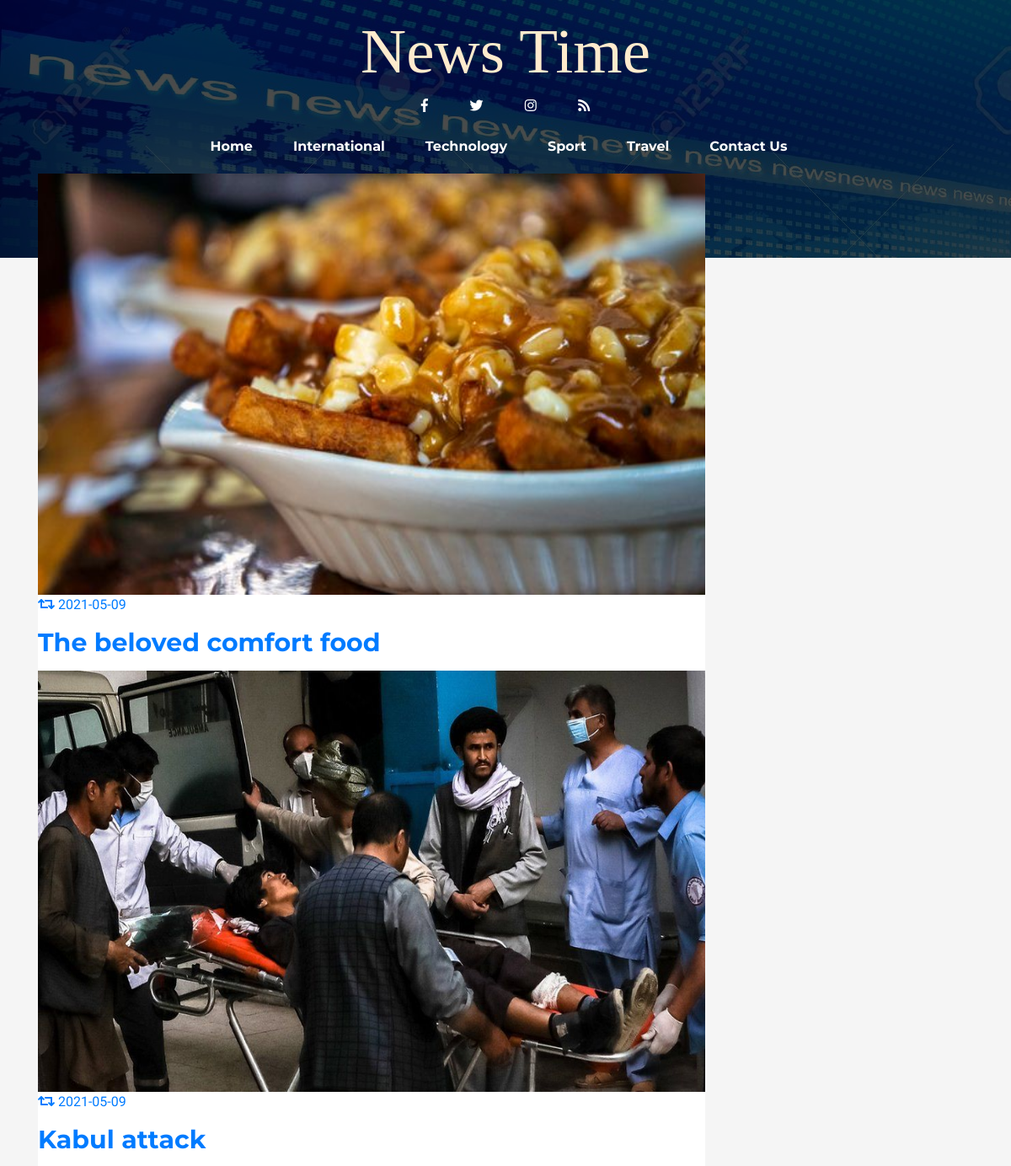
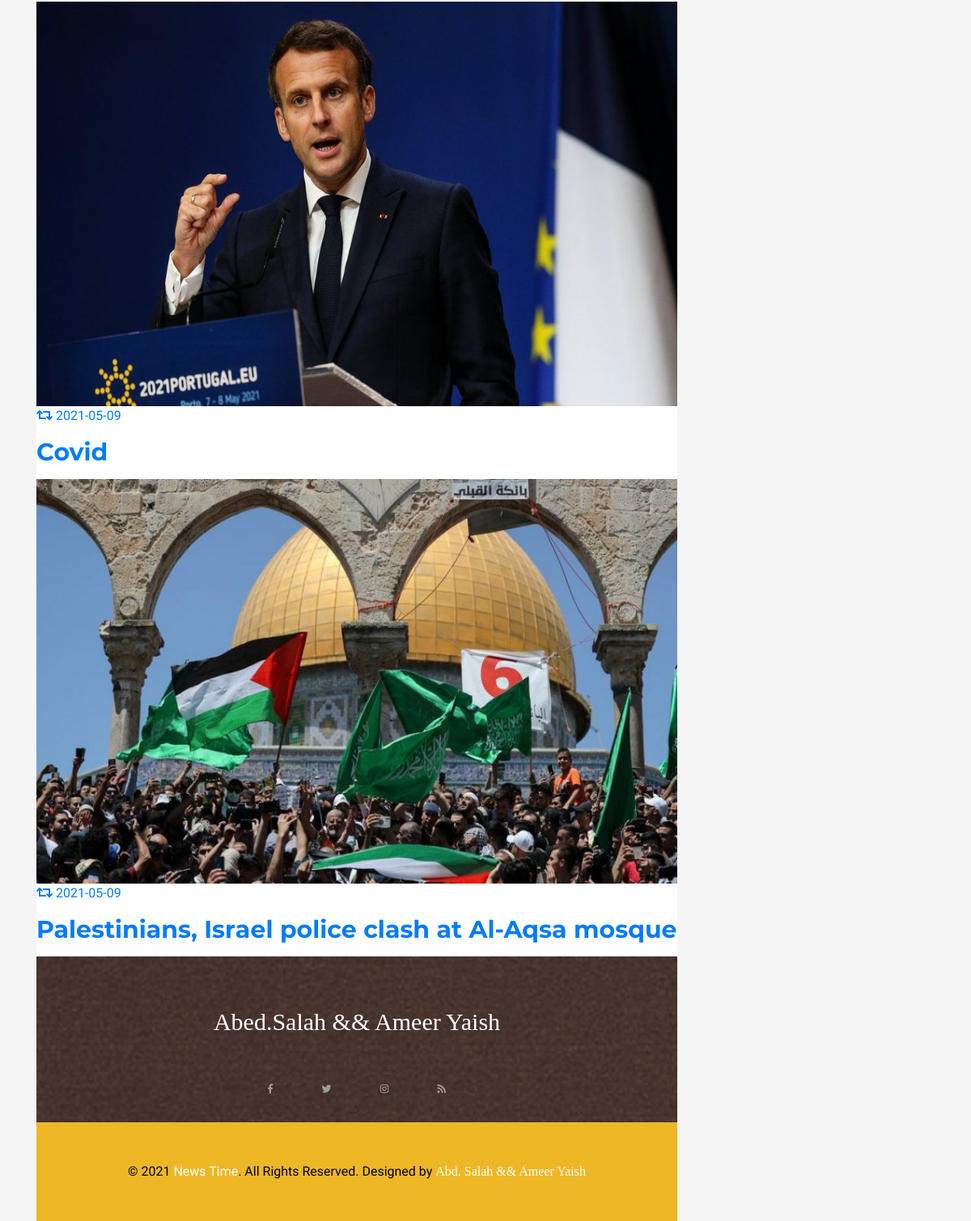
Page /NewsTime/news/cat.php?=cat&id=5 on the committed database (2 pictures, top to bottom).
### tables this page shows
CREATE TABLE `caty` (
  `id` int(11) NOT NULL,
  `namecat` varchar(30) DEFAULT NULL
);

CREATE TABLE `nnews` (
  `id` int(11) NOT NULL,
  `title` varchar(255) NOT NULL,
  `content` varchar(5000) NOT NULL,
  `photo` varchar(100) NOT NULL,
  `time` varchar(30) NOT NULL,
  `view` int(20) NOT NULL,
  `catid` int(11) DEFAULT NULL
);

### NewsTime/news/cat.php (the view, shortened to what this page needs)
<?php
include("admin/db.php");
$id1=$_GET["id"];
?>
<!doctype html>
<html lang="en">
<head>
    <link rel="stylesheet" href="https://use.fontawesome.com/releases/v5.7.2/css/all.css"
>
    <link rel="stylesheet" href="assets/css/bootstrap.min.css">
    <link rel="stylesheet" href="assets/css/style.css">
</head>
<body class="article-pg">
<header class="mt-0 pt-0">
    <div class="bg-cover clearfix pt-3">
        <h2 class="logo">News Time</h2>
        <nav class="nav nav-fill mx-auto">
            <li class="nav-item">
                <a class="nav-link" href="https://www.facebook.com/ameer.yaesh" target="_blank"><i
                            class="fab fa-facebook-f"></i></a>
            </li>
            <li class="nav-item">
                <a class="nav-link" href="https://twitter.com/AmeerYaish?s=09&fbclid=IwAR2gEDlwRmIb_Wq2hGoqCyaNBmOCwgCiPnwWnkHEvHmunGOnNH8jnNZshF8" target="_blank"><i
                            class="fab fa-twitter"></i></a>
            </li>
            <li class="nav-item">
                <a class="nav-link" href="https://www.instagram.com/abood._.salah/"><i class="fab fa-instagram"></i></a>
            </li>
            <li class="nav-item">
                <a class="nav-link" href="aboutus.html"><i class="fas fa-rss"></i></a>
            </li>
        </nav>
        <div class="ml-0 mr-0 pb-1">
            <nav class="navbar navbar-expand-md">
                <div id="my-nav" class="collapse navbar-collapse">
                    <ul class="navbar-nav mx-auto">
                        <li class="nav-item">
                            <a class="nav-link" href="index.php">Home</a>
                        </li>
                        <?php
                        $catex=mysqli_query($con,"select * from caty");
                        while($cate=mysqli_fetch_array($catex))
                        {
                            echo "<li class='nav-item'>";
                            echo "<a class='nav-link' href='cat.php?=cat&id=$cate[0]'>";
                            echo $cate[1];
                            echo "</a>";
                            echo "</li>";
                        }
                        ?>
                        <li class="nav-item">
                            <a class="nav-link" href="contact.php">Contact Us</a>
                        </li>
                        <li class="nav-item">
                        </li>
                    </ul>
                </div>
            </nav>
        </div>
    </div>
</header>
<div class="container-fluid ar-content">
    <div class="container">
        <div class="row">
            <div class="col-lg-9 pr-5">
                <div class="card ar-img-over">
                    <?php
                    $count=1;
                    $xx=mysqli_query($con,"select * from nnews where catid='$id1'");
                    while($x=mysqli_fetch_array($xx))
                    {
                        if($count%2==0)
                         print"not";
                        else
                        echo"<a href='f.php?id=$x[0]'><img class='card-img' height='500' src='admin/files/$x[3]' >";
           echo"<i class='fas fa-retweet'></i> $x[4]";
                        echo"<h2><a href='f.php?id=$x[0]'> $x[1] </h2></a>";
                    }
                    ?>
                    <footer class="container-fluid pt-5">
                        <div class="container">
                            <h2 style="font-size: 30px" class="logo text-center">Abed.Salah && Ameer Yaish</h2>
                            <nav class="nav nav-fill mx-auto mt-5">
                                <li class="nav-item">
                                    <a id="endd" class="nav-link" href="https://facebook.com/kareemsalah2010" target="_blank"><i
                                                class="fab fa-facebook-f"></i></a>
                                </li>
                                <li class="nav-item">
                                    <a class="nav-link" href="https://twitter.com/AmeerYaish?s=09&fbclid=IwAR0siwo8Fn6H1PTaCGYwV_I9-ui3LWrtdoPm2DHFmlvTnwi2J6u-jfYb5vc " target="_blank"><i
                                                class="fab fa-twitter"></i></a>
                                </li>
                                <li class="nav-item">
                                    <a class="nav-link" href="https://www.instagram.com/abood._.salah/"><i class="fab fa-instagram" target="_blank"></i></a>
                                </li>
                                <li class="nav-item">
                                    <a class="nav-link" href="#"><i class="fas fa-rss"></i></a>
                                </li>
                            </nav>
                        </div>
                        <div class="copyright mt-4">
                            <p class="text-center">&copy; 2021 <a href="#" class="text-white">News Time</a>. All Rights Reserved. Designed
                                by <span style="color:white; font-family: 'Bold Italic Art'"> Abd. Salah && Ameer Yaish</span></p>
                        </div>
                    </footer>
</body>
</html>

### NewsTime/news/assets/css/style.css (style rules this page uses)
html, body, div, span, applet, object, iframe, h1, h2, h3, h4, h5, h6, p, blockquote, pre, a, abbr, acronym, address, big, cite, code, del, dfn, em, img, ins, kbd, q, s, samp, small, strike, strong, sub, sup, tt, var, b, u, i, center, dl, dt, dd, ol, ul, li, fieldset, form, label, legend, table, caption, tbody, tfoot, thead, tr, th, td, article, aside, canvas, details, embed, figure, figcaption, footer, header, hgroup, menu, nav, output, ruby, section, summary, time, mark, audio, video { margin: 0; padding: 0; }
body { font-family: "Roboto-Regular"; font-size: 16px; background-color:whitesmoke }
h1, h2, h3, h4, h5, h6 { font-family: "Montserrat-Bold"; }
.container-fluid { padding: 0; }
.card { border: none; border-radius: 0; }
.card img { border-radius: 0; }
header { background-image: url(../images/home-pic.jpg); text-align: center; padding: 20px 0; padding-bottom: 50px; }
header .bg-cover { background: rgba(0, 0, 0, 0.7); }
header h2.logo { font-size: 75px; font-family: "Lucida Bright"; color: blanchedalmond; }
header .nav-fill { max-width: 250px; }
header .nav-fill a { color: #ffffff; }
header .navbar li.nav-item a.nav-link { font-family: "Montserrat-Bold"; color: #ffffff; padding-right: 1.5rem; padding-left: 1.5rem; }
footer { background-image: url(../images/home-bg.png); }
footer h2.logo { font-size: 50px; font-family: "Arial Black"; color: #ffffff; }
footer .nav-fill { max-width: 250px; }
footer .nav-fill a { color: #ffffff; }
footer .copyright { padding: 34px 0; background-color: #eeb726; }
footer .copyright p { color: black; }
.article-pg header { padding-bottom: 0; }
.article-pg header .bg-cover { padding-bottom: 100px; }
.ar-content { margin-top: -100px; position: relative; z-index: 5; }
.ar-content h2 { color: #03133a; font-size: 30px; margin: 15px 0; }
.ar-content p { color: #333333; line-height: 1.5; margin: 15px 0; }
.ar-content .nav-fill { max-width: 280px; }
.ar-content .nav-fill a { color: #9e9e9e; font-size: 12px; padding: 0.5rem 0; }

### rows in the picture
caty: namecat "International"
caty: namecat "Technology"
caty: namecat "Sport"
caty: namecat "Travel"
nnews: photo (picture), time "2021-05-09", title "The beloved comfort food"
nnews: photo (picture), time "2021-05-09", title "Kabul attack"
nnews: photo (picture), time "2021-05-09", title "Covid"
nnews: photo (picture), time "2021-05-09", title "Palestinians, Israel police clash at Al-Aqsa mosque"
